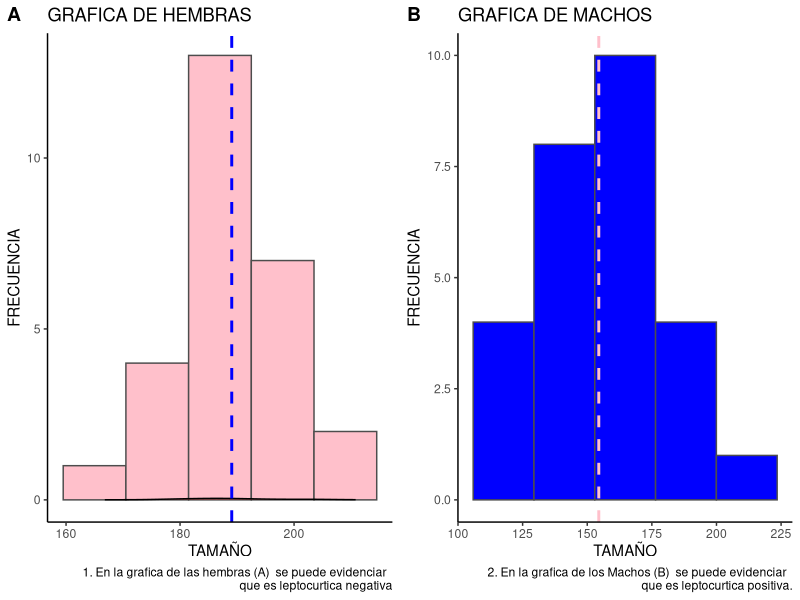
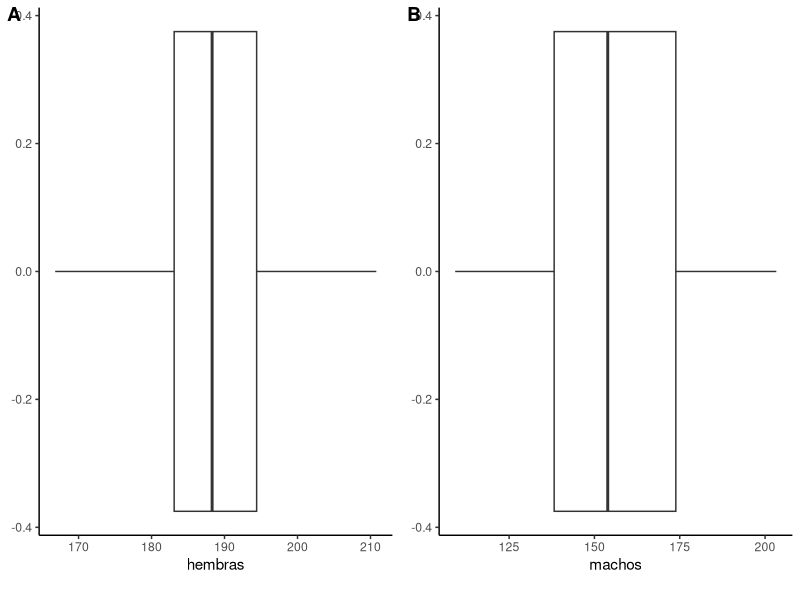
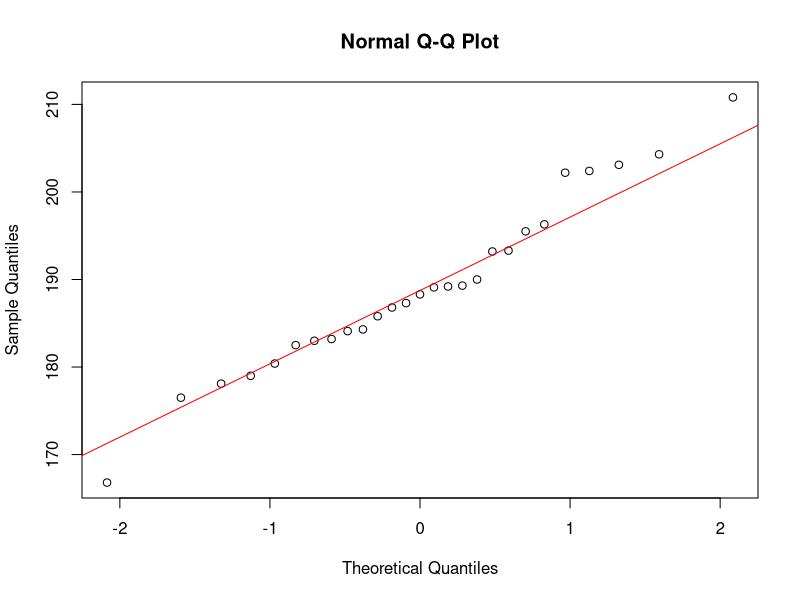
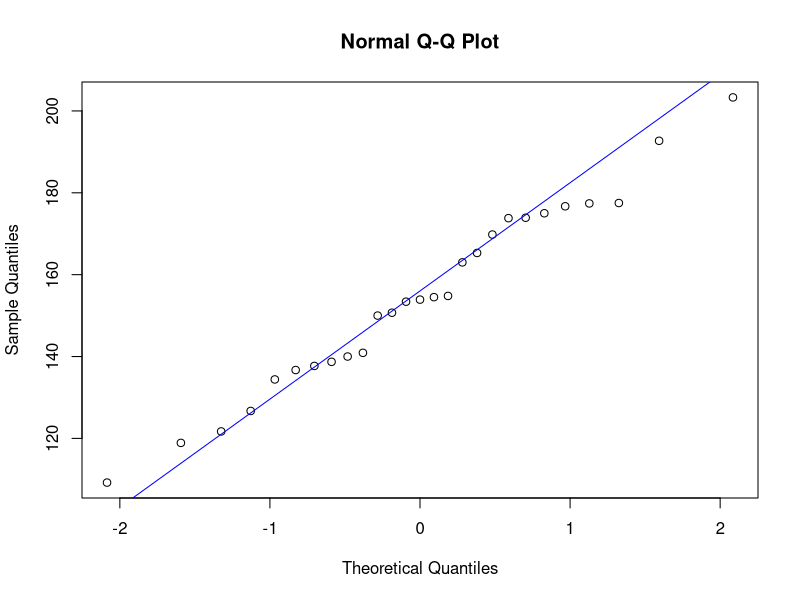
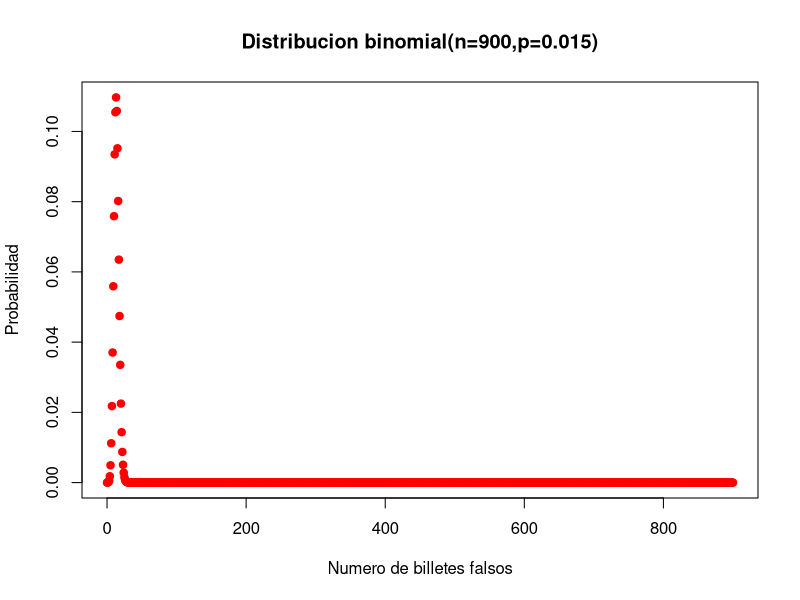
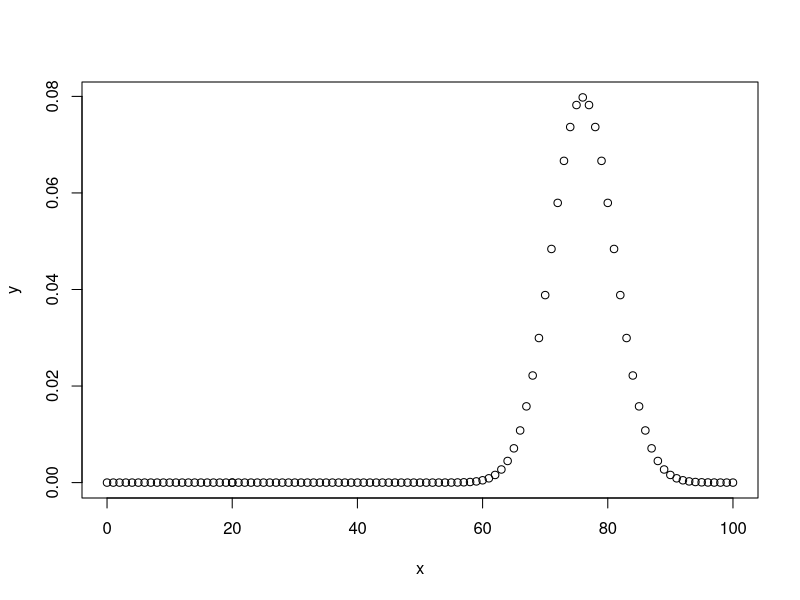

Write the R code that produced these figures, in order.
## ---- chunk 1



library(cowplot)
library(ggplot2)

# Se crean los veectores con sus respectivos tamaños.
hembras<-c(183.2,184.1,183.0,204.3,176.5,179.0,188.3,186.8,202.2,
           182.5,190.0,178.1,193.2,180.4,184.3,189.2,189.1,203.1,
           166.8,196.3,193.3,187.3,185.8,189.3,195.5,202.4,210.8)


machos<-c(140.9,121.7,173.8,154.5,109.2,150.7,203.3,163.0,137.7,
          173.9,177.4,154.8,177.5,153.4,138.7,136.7,165.3,126.7,
          118.9,140.0,192.7,134.4,175.0,169.8,153.9,176.7,150.0)



# se crea una matriz tanto con las hembras y los machos, se le da la propiedad de frame a la 
# matriz, para poder processarla con ggplot.
 



langostinos<- matrix(c(hembras, machos), nrow=27,ncol=2)
colnames(langostinos)<-c('hembras','machos')
langostinos=data.frame(value = langostinos)


# se grafican los dos histogramas.

 

grafico1<-ggplot(data=langostinos, aes (x = hembras))+
  geom_histogram(bins =5,col= "gray30", fill="pink")+
  geom_density(alpha=.2, fill="red")+
  theme_classic()+
  geom_vline ( aes (xintercept= mean(hembras) ), color="blue",linetype="dashed", size=1)+
  labs(title = "GRAFICA DE HEMBRAS", x = "TAMAÑO", y="FRECUENCIA",caption = "1. En la grafica de las hembras (A)  se puede evidenciar  \n que es leptocurtica negativa")

grafico2<-ggplot(data=langostinos, aes (x = machos))+
  geom_histogram(bins =5, col= "gray30", fill="blue")+
  theme_classic()+
    geom_vline ( aes (xintercept= mean(machos) ), color="pink",linetype="dashed", size=1)+
  labs(title = "GRAFICA DE MACHOS", x = "TAMAÑO", y="FRECUENCIA",caption = "2. En la grafica de los Machos (B)  se puede evidenciar  \n que es leptocurtica positiva.")

plot_grid(grafico1,grafico2, labels = "AUTO")


## ---- chunk 2
mean(hembras)
mean(machos)
sd(hembras)
sd(machos)
## ---- chunk 3

## ---- chunk 4

plotH<-ggplot(data=langostinos, aes (x = hembras))+
  geom_boxplot()+
  theme_classic()+
  labs( caption = " ")
  


plotM<-ggplot(data=langostinos, aes (x = machos))+
  geom_boxplot()+
  theme_classic()+
  labs( caption = " ")

plot_grid(plotH,plotM, labels = "AUTO")

## ---- chunk 5


ks.test(hembras,0.5,alternative = "two.side")
qqnorm(hembras)
qqline(hembras,col="red")



ks.test(machos,0.5,alternative = "two.side")
qqnorm(machos)
qqline(machos,col="blue")

## ---- chunk 6
#a.  lo sumo 25 billetes sean falsos
#p(x<=25) = p(x<26)
pbinom(25,900,0.015)

## ---- chunk 7
#b. la cantidad de billetes falsos entre 20 y 30
#p(20<x30)
pbinom(30,900,0.015)-pbinom(20,900,0.015)
## ---- chunk 8
#c. Mas de 10 sean falsos
#p(x>10) = 1-P(x<=10)
1-pbinom(10,900,0.015)
## ---- chunk 9

#x<-c(1:900)
#y<-dbinom(x,900,0.015)
#plot(x,y)

plot (0:900,dbinom(0:900,900,0.015),main ="Distribucion binomial(n=900,p=0.015)",
      xlab = "Numero de billetes falsos" , ylab= "Probabilidad",col="red", pch=19)
## ---- chunk 10


#p(x>92) = 1-p(x<=92)
1-pnorm(92,76,5)

## ---- chunk 11
#p(x<55)  
pnorm(55,76,5)
# p(x>75) = 1-p(x<=75)
1-pnorm(75,76,5)
## ---- chunk 12
x<-c(0:100,20)
y<-dnorm(x,76,5)
plot(x,y)

#lot (0:4,dbinom(0:4,4,1/3),main ="Distribucion binomial(n=4,p=1/3)",
# xlab = "Numero de exitos,Numero de jueces" , ylab= "Probabilidad",col="red", pch=15)
